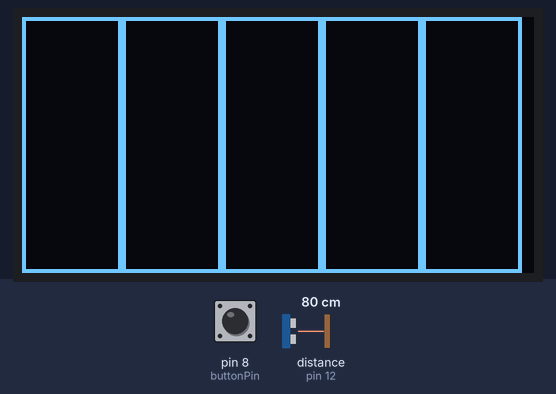
Recording of a sketch running on a simulated Arduino Uno, built with avr-gcc and run on an emulated ATmega328P. Parts: 128×64 one-colour display. The test bench sets the inputs (shaded band); at power-on: pin 8 (buttonPin) LOW, distance to the obstacle (sensor on pin 12) 80 cm. The echo pulse lasts 58.3 µs per cm; what the sketch prints to the serial monitor is not drawn.

Above: at 1.3 s.
1.4 s: pin 8 (buttonPin) pulled HIGH for 0.65 s
At 3.0 s:
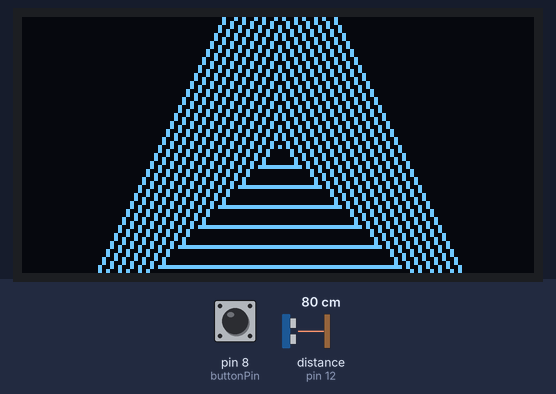
5.2 s: pin 8 (buttonPin) pulled HIGH for 3.2 s
At 7.9 s:
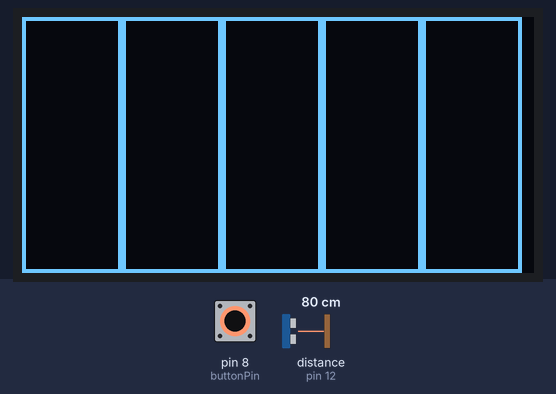
9.9 s: pin 8 (buttonPin) pulled HIGH for 1 s
12.4 s: distance to the obstacle (sensor on pin 12) set to 29 cm
13.9 s: distance to the obstacle (sensor on pin 12) set to 23 cm
At 15.3 s:
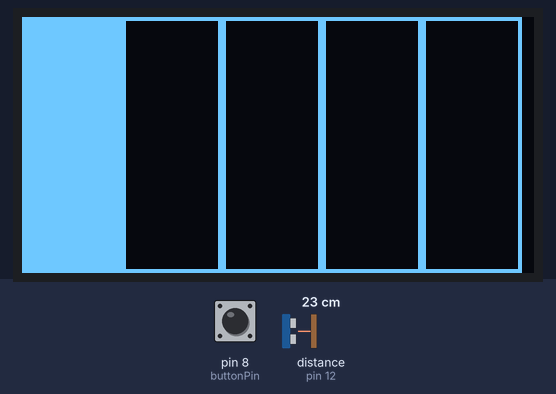
15.6 s: distance to the obstacle (sensor on pin 12) set to 6 cm
At 16.7 s:
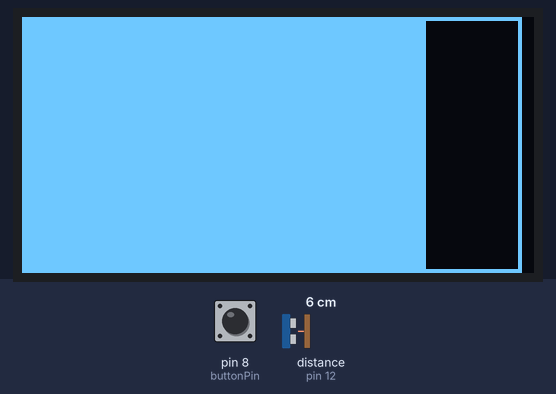
17.2 s: distance to the obstacle (sensor on pin 12) set to 3 cm
At 18.3 s:
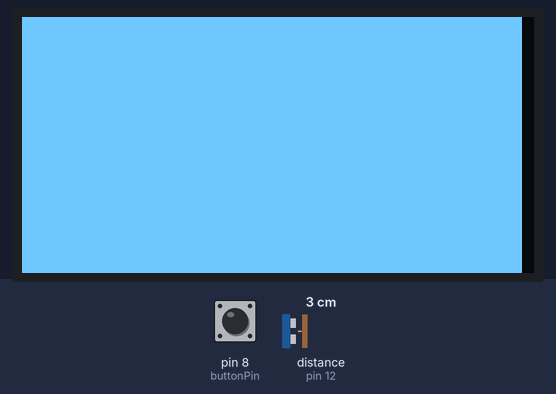
Timing chart, 0 to 19.8 s (numbered marks = the images above; inputs shaded):
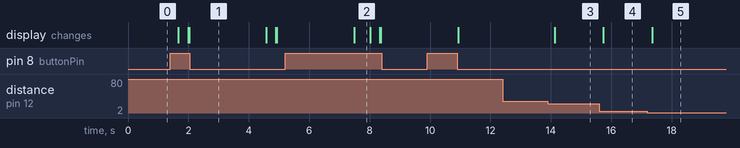

Measured:
- the behaviour switches between 26 and 25 cm on distance to the obstacle (sensor on pin 12) (found by bisection; images 2 and 3)
- the behaviour switches between 5 and 4 cm on distance to the obstacle (sensor on pin 12) (found by bisection; images 4 and 5)
- after the input at 1.4 s, the display: first changes after 0.27 s (image 1 shows a later state)
- after the input at 5.2 s, the display: changes after 2.3 s (image 2)
- after the input at 12.4 s, every drawn part: stays the same
- after the input at 13.9 s, the display: changes after 0.24 s (image 3)
- after the input at 15.6 s, the display: changes after 0.14 s (image 4)
- after the input at 17.2 s, the display: changes after 0.15 s (image 5)

The sketch:

superSonicWaterTankChecker.ino
```cpp
/*
 *  Display:
 *  VCC zu 3.3V
 *  GND zu GND :-)
 *  SDA zu A4
 *  SCL zu A5
 *
 *  Ultrasonic Sensor:
 *  VCC zu 5V
 *  GND zu GND
 *  Echo zu D12
 *  Trigger zu D13
 *
 *  Button:
 *  Ground of Button side connect to D8
*/
#include <SPI.h>
#include <Wire.h>
#include <Adafruit_GFX.h>
#include <Adafruit_SSD1306.h>
#include <HCSR04.h>

#define SCREEN_WIDTH 128 // OLED display width, in pixels
#define SCREEN_HEIGHT 64 // OLED display height, in pixels

// Declaration for an SSD1306 display connected to I2C (SDA, SCL pins)
#define OLED_RESET 4 // Reset pin # (or -1 if sharing Arduino reset pin)
Adafruit_SSD1306 display(SCREEN_WIDTH, SCREEN_HEIGHT, &Wire, OLED_RESET);

// Initialize sensor that uses digital pins 13 and 12.
int triggerPin = 13;
int echoPin = 12;
UltraSonicDistanceSensor distanceSensor(triggerPin, echoPin);

// Initialize pin for button
const int buttonPin = 8;
int buttonState = 0;
boolean buttonPressed = false;

// Variables for the filled bars animation on the screen
int numberOfBars = 5;
int widthOfBars = display.width() / numberOfBars;
int heightOfBars = display.height();
int filledRect = 0;
int emptyRect = 5;

void setup()
{
  Serial.begin(9600);
  Serial.print("Hello");
  SSD1306_SWITCHCAPVCC; // = generate display voltage from 3.3V internally
  if (!display.begin(SSD1306_SWITCHCAPVCC, 0x3C))
  { // Address 0x3D for 128x64
    Serial.println(F("SSD1306 allocation failed"));
    for (;;)
      ; // Don't proceed, loop forever
  }

  // initialize the pushbutton pin as an input:
  pinMode(buttonPin, INPUT);

  // Clear the buffer
  display.clearDisplay();
}

void loop()
{

  // read the state of the pushbutton value:
  buttonState = digitalRead(buttonPin);

  // check if the pushbutton is pressed. If it is, the buttonState is HIGH:
  if (buttonState == HIGH)
  {
    if (buttonPressed)
      buttonPressed = false;
    else
      buttonPressed = true;
  }

  display.clearDisplay();

  if (buttonPressed)
  {
    testdrawtriangle();
  }
  else
  {
    handleWaterMeasurement();
  }

  display.display();
  delay(500);
}

void handleWaterMeasurement()
{

  double distance = distanceSensor.measureDistanceCm();
  if (distance > 25)
  {
    filledRect = 0;
    emptyRect = 5;
  }
  else if (distance > 20)
  {
    filledRect = 1;
    emptyRect = 4;
  }
  else if (distance > 15)
  {
    filledRect = 2;
    emptyRect = 3;
  }
  else if (distance > 10)
  {
    filledRect = 3;
    emptyRect = 2;
  }
  else if (distance > 5)
  {
    filledRect = 4;
    emptyRect = 1;
  }
  else if (distance < 5)
  {
    filledRect = 5;
    emptyRect = 0;
  }

  for (int i = 0; i < numberOfBars; i++)
  {
    for (int k = 0; k < filledRect; k++)
    {
      display.fillRect(k * widthOfBars, 0, widthOfBars, heightOfBars, WHITE);
    }
    for (int l = filledRect; l < emptyRect + filledRect; l++)
    {
      display.drawRect(l * widthOfBars, 0, widthOfBars, heightOfBars, WHITE);
    }
  }
  Serial.println(distance);
}

void testdrawtriangle(void)
{
  display.clearDisplay();

  for (int16_t i = 0; i < max(display.width(), display.height()) / 2; i += 5)
  {
    display.drawTriangle(
        display.width() / 2, display.height() / 2 - i,
        display.width() / 2 - i, display.height() / 2 + i,
        display.width() / 2 + i, display.height() / 2 + i, WHITE);
    display.display();
    delay(1);
  }

  delay(2000);
}
```
